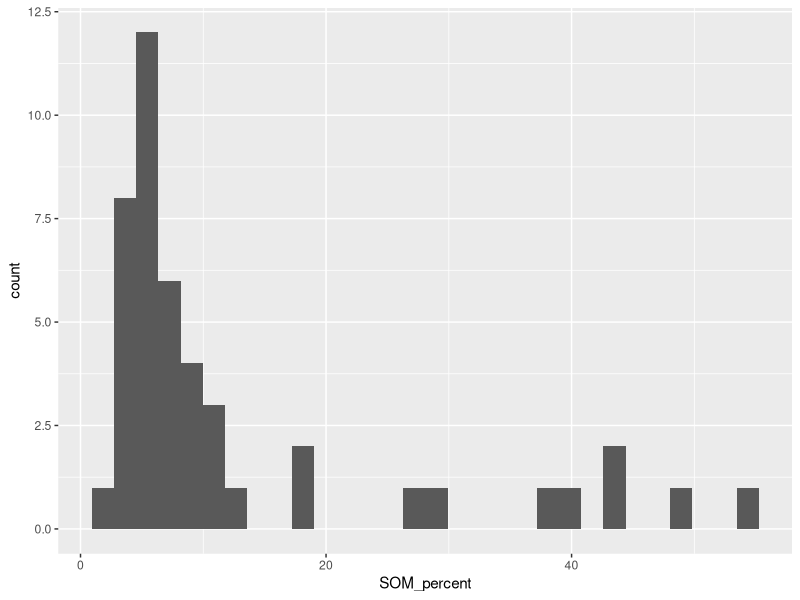

Write R code to recreate this figure. (Note: this script raises an error after producing the figure.)
## ---- chunk 1
rm(list=ls())
library(tidyverse)
library(dplyr)
library(ggplot2)
library(here)
## ---- chunk 2
soil <- read.csv(here("Data", "soil_data-2.csv"))
view(soil)
Forest <- factor(soil$Forest)
soil$Forest <- factor(soil$Forest)
## ---- chunk 3
ggplot(soil, aes(x = SOM_percent)) +
  geom_histogram()
## ---- chunk 4
view(soil)
SOM_1 <- soil |>
  group_by(Forest) |>
  summarize(
    mean_SOM = mean(SOM_percent),
    sd_SOM = sd(SOM_percent)
    )


## ---- chunk 5
ggplot(SOM, aes(Forest, mean_SOM))+
  geom_errorbar(aes(ymax = mean_SOM + sd_SOM, ymin = mean_SOM - sd_SOM), width = 0.2)+
  geom_col(fill = "white", color = "black")+
  ylab("Mean percent soil organic matter")+
  xlab("Forest name")

ggplot(SOM, aes())
## ---- chunk 6
ggplot(soil, aes(x = Forest, y = SOM_percent)) + 
  geom_boxplot() +
  geom_point(size = 2, color = 'blue', alpha = 0.5) +
  xlab("Forest name") +
  ylab("Percent soil organic matter")

